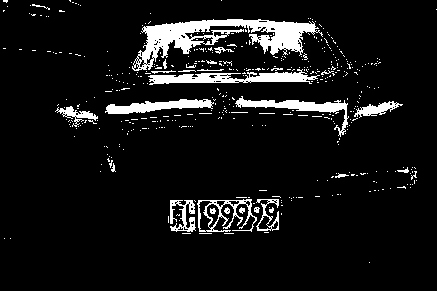
//> input picture practice/opencvcartest2/opencvcartest2/car_bw.png, 437 x 291 px, given in place of ruihuapic.jpg, which was not available
$ ./rectselect   (built with g++ and OpenCV 4)
//> lines starting //> are read from the running program, lines starting //| are printed output that depends on the picture; after the words box and inside, x2 and y2 are one past the last pixel; in counts of white or black regions, pixels touching at a corner belong together; pictures that were not available may be replaced by others from this repository, and a replacement may not be noted
//> further down, img is the input picture: 291 rows x 437 cols, CV_8UC3; 8.1% white; 446 white regions (418 under 20 px), largest, box (x1, y1, x2, y2) and area: (132, 19, 323, 71) 3589, (148, 69, 320, 85) 1325, (235, 96, 349, 137) 987
### practice/识别车牌并提取坐标/20171120rectselect缩小图片尺寸+canny轮廓检测和提取/rectselect/stdafx.h
// stdafx.h : 标准系统包含文件的包含文件，
// 或是经常使用但不常更改的
// 特定于项目的包含文件
//

#pragma once

#include "targetver.h"

#include <stdio.h>
#include <tchar.h>


// TODO: 在此处引用程序需要的其他头文件

### practice/识别车牌并提取坐标/20171120rectselect缩小图片尺寸+canny轮廓检测和提取/rectselect/rectselect.cpp
// rectselect.cpp : 定义控制台应用程序的入口点。
//

#include "stdafx.h"
#include <iostream>
#include "opencv2/highgui/highgui.hpp"
#include "opencv2/imgproc/imgproc.hpp"
#include <cv.h>
#include<highgui.h>
using namespace cv;
using namespace std;

double angle( Point pt1, Point pt2, Point pt0 ) {// finds a cosine of angle between vectors from pt0->pt1 and from pt0->pt2
    double dx1 = abs(pt1.x - pt0.x);
    double dy1 = abs(pt1.y - pt0.y);
    double dx2 = abs(pt2.x - pt0.x);
    double dy2 = abs(pt2.y - pt1.y);
    double ratio;//边长平方的比
    ratio=(dx1*dx1+dy1*dy1)/(dx2*dx2+dy2*dy2);
    if (ratio<0.8 || 1.2<ratio) {//根据边长平方的比过小或过大提前淘汰这个四边形，如果淘汰过多，调整此比例数字
//      Log("ratio\n");
        return 1.0;//根据边长平方的比过小或过大提前淘汰这个四边形
    }
	double cosval = ((dx1*dx2+dy1*dy2)-sqrt((dx2*dx2+dy1*dy1)*(dx1*dx1+dy1*dy1)))/(2*sqrt((dx1*dy1*dx2*dy2)));
		//sqrt(dx1*dx2)/sqrt((dx1*dx1 + dy1*dy1)*(dx2*dx2 + dy2*dy2) + 1e-10);
    return cosval;
}

void findSquares( const Mat& gray0, vector<vector<Point> >& squares ) {// returns sequence of squares detected on the gray0. the sequence is stored in the specified memory storage
    squares.clear();
    Mat pyr,gray1,timg;
    Mat edge;
    // down-scale and upscale the gray0 to filter out the noise
    pyrDown(gray0, pyr, Size(gray0.cols/2, gray0.rows/2));
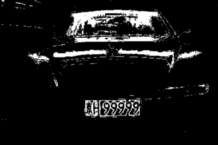
//> pyr: 145 rows x 218 cols, CV_8UC1; min 0, max 255, mean 20.8
    pyrUp(pyr, timg, gray0.size());
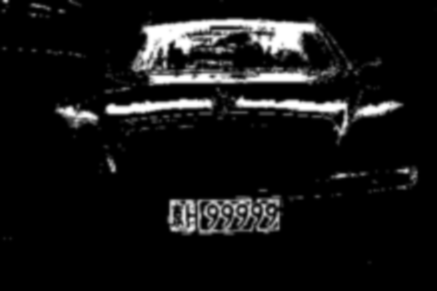
//> timg: 291 rows x 437 cols, CV_8UC1; min 0, max 255, mean 20.7
    vector<vector<Point> > contours;

    // try several threshold levels
    for (int l = 0; l < 4; l++ ) {
        // hack: use Canny instead of zero threshold level.
        // Canny helps to catch squares with gradient shading
//      if (l == 0 ) {//可试试不对l==0做特殊处理是否能在不影响判断正方形的前提下加速判断过程
//          // apply Canny. Take the upper threshold from slider
//          // and set the lower to 0 (which forces edges merging)
//          Canny(timg, gray1, 0, thresh, 5);
//          // dilate canny output to remove potential
//          // holes between edge segments
//          dilate(gray1, gray1, Mat(), Point(-1,-1));
//      } else {
            // apply threshold if l!=0:
            //     tgray(x,y) = gray1(x,y) < (l+1)*255/N ? 255 : 0
           gray1 = timg >= (l+1)*255/4;
//      }

		Mat gray2=gray1.clone();
		GaussianBlur(gray2,edge,Size(5,5),0,0);
		// 【4】运行Canny算子
		Canny( edge, edge, 3, 9,3 );
        // find contours and store them all as a list
        findContours(edge, contours, CV_RETR_LIST, CV_CHAIN_APPROX_SIMPLE);
		Mat result(edge.size(),CV_8U,Scalar(0));
		drawContours(result,contours,-1,Scalar(255),2);
        imshow("【效果图】Canny边缘检测2", result);

        vector<Point> approx;

        // test each contour
        for (size_t i = 0; i < contours.size(); i++ ) {
            // approximate contour with accuracy proportional
            // to the contour perimeter
            approxPolyDP(Mat(contours[i]), approx, arcLength(Mat(contours[i]), true)*0.02, true);//0.02为将毛边拉直的系数，如果对毛边正方形漏检，可试试调大

            // square contours should have 4 vertices after approximation
            // relatively large area (to filter out noisy contours)
            // and be convex.
            // Note: absolute value of an area is used because
            // area may be positive or negative - in accordance with the
            // contour orientation
            if (approx.size() == 4 && isContourConvex(Mat(approx))) {
                double area;
                area=fabs(contourArea(Mat(approx)));
                if (1000.0<area) {//当正方形面积在此范围内……，如果有因面积过大或过小漏检正方形问题，调整此范围。
//                  printf("area=%lg\n",area);
                    double maxCosine = 0.0;

                    // find the maximum cosine of the angle between joint edges
                    double cosine = fabs(angle(approx[2], approx[1], approx[0]));
                    maxCosine = MAX(maxCosine, cosine);
                    if (maxCosine==1.0) break;// //边长比超过设定范围

                    if (maxCosine < 0.1 ) {//四个角和直角相比的最大误差，可根据实际情况略作调整，越小越严格
                        squares.push_back(approx);
                        return;//检测到一个合格的正方形就返回
//                  } else {
//                      Log("Cosine>=0.1\n");
                    }
                }
            }
        }
   }
//> this loop made 4 passes
//> pass 1, in findSquares, `gray1 = timg >= (l+1)*255/4;`:
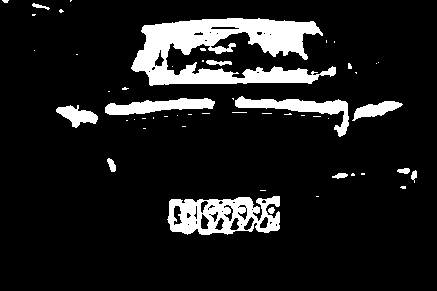
//> gray1: 291 rows x 437 cols, CV_8UC1; 11.3% white; 52 white regions (38 under 20 px), largest, box (x1, y1, x2, y2) and area: (131, 18, 336, 86) 7417, (167, 196, 280, 235) 2807, (235, 96, 349, 137) 1337
//> pass 1, in findSquares, `Canny( edge, edge, 3, 9,3 );`:
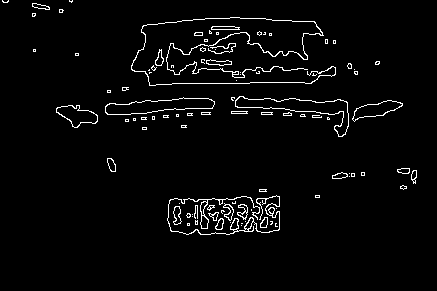
//> edge: 291 rows x 437 cols, CV_8UC1; 3.1% white in thin lines or dots, all inside (x1, y1, x2, y2) = (2, 0, 417, 235)
//> pass 1, in findSquares, `imshow("【效果图】Canny边缘检测2", result);`:
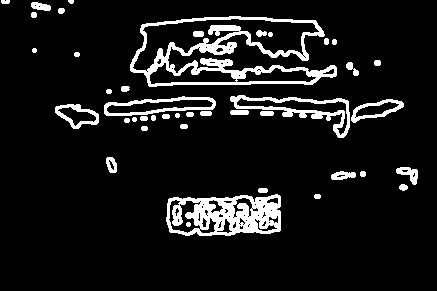
//> window '【效果图】Canny边缘检测2': 291 rows x 437 cols, CV_8UC1; 9.3% white; 42 white regions, largest, box (x1, y1, x2, y2) and area: (130, 16, 337, 87) 4188, (166, 194, 281, 236) 3050, (230, 95, 350, 138) 1200
//> after the loop:
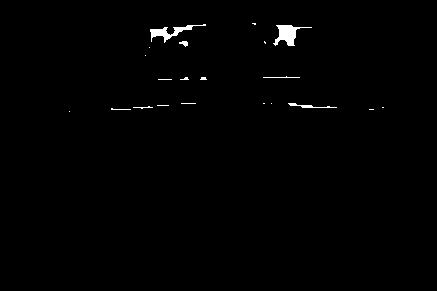
//> gray1: 291 rows x 437 cols, CV_8UC1; 0.74% white; 21 white regions (14 under 20 px), largest, box (x1, y1, x2, y2) and area: (273, 25, 312, 46) 347, (150, 24, 206, 43) 295, (288, 103, 337, 108) 88
//> after the loop:
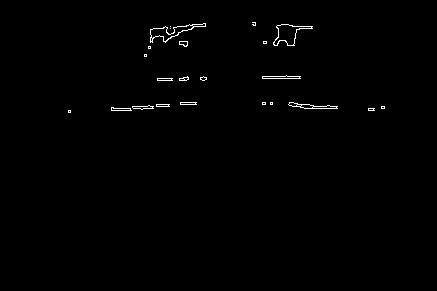
//> edge: 291 rows x 437 cols, CV_8UC1; 0.65% white in thin lines or dots, all inside (x1, y1, x2, y2) = (68, 22, 385, 113)
}

//找出矩形区域
int* findRectInfo(std::vector<cv::Point> rect)
{
    int rectInfo[4] = {0};
    int x[4]= {0},y[4]= {0};
    int maxX = 0,maxY = 0,minX = 2000,minY = 2000;
    //get the rect points
    for(int i=0;i<4;i++){
        x[i] = rect[i].x;
        y[i] = rect[i].y;
        if(maxX<x[i])
            maxX = x[i];
        if(maxY<y[i])
            maxY = y[i];
        if(minX>x[i])
            minX = x[i];
        if(minY>y[i])
            minY = y[i];
    }
    rectInfo[0] = minY;
    rectInfo[1] = minX;
    rectInfo[2] = maxY - minY;
    rectInfo[3] = maxX - minX;
    return rectInfo;
}

int _tmain(int argc, _TCHAR* argv[])
{
	//Mat src = imread("E:\\car.png", CV_BGR2GRAY);
	IplImage *img=cvLoadImage("E:\\ruihuapic.jpg");//原始图
	// [7 lines of commented-out code are left out]
    IplImage *grayimg=cvCreateImage(cvGetSize(img),8,1);//灰度图
    cvCvtColor(img,grayimg,CV_BGR2GRAY);//彩色转灰度
	// [4 lines of commented-out code are left out]
	vector<vector<Point> > squares;
	findSquares(grayimg,squares);
//> squares = 0 contours
	vector<int> compression_params;
    compression_params.push_back(CV_IMWRITE_PNG_COMPRESSION);
    compression_params.push_back(9);

    for(int i=0;i<squares.size();i++){
        int rect[4],*tmp;
        tmp = findRectInfo(squares[i]);
        for(int j=0;j<4;j++)
            rect[j] = *(tmp+j);
        Rect roi(rect[1],rect[0],rect[3],rect[2]);
		Mat src=cvLoadImage("E:\\car.png");//原始图
		Mat roi_of_image = src(roi);

        char * filename = new char[100];
        sprintf(filename,"H:\\pictest\\car.png");
        cv::imwrite(filename,roi_of_image,compression_params);
    }
	cvWaitKey(0);
	return 0;
}
